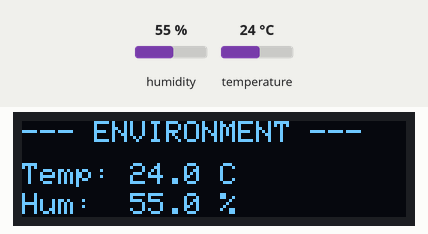
A sketch run on a simulated Arduino Uno, built with avr-gcc and run on an emulated ATmega328P. Parts: 128×32 one-colour display. Inputs (shaded band) come from the test bench; at power-on: humidity 55 %, temperature 24 °C. What the sketch prints to the serial monitor is not drawn.

Above: at 3.2 s.
3.3 s: humidity set to 22 %
At 4.6 s:
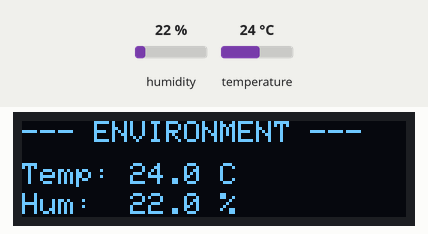
6.0 s: temperature set to 12 °C
At 6.5 s:
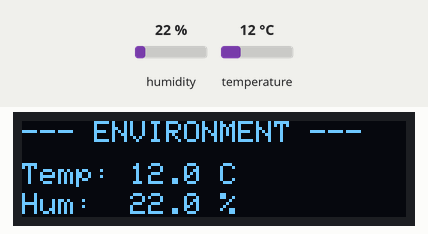
8.7 s: humidity set to 40 %
At 11.4 s:
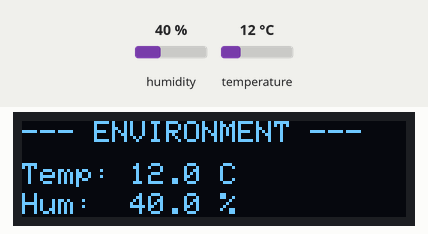
11.7 s: temperature set to 19 °C
At 13.4 s:
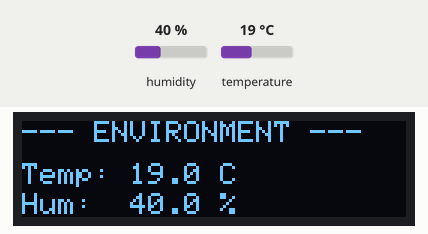
Timing chart, 0 to 14.9 s (numbered marks = the images above; inputs shaded):
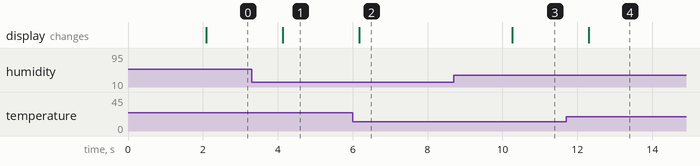

The sketch:

code.ino
```cpp
#include <Wire.h>
#include <Adafruit_GFX.h>
#include <Adafruit_SSD1306.h>
#include "DHT.h"

#define SCREEN_WIDTH 128
#define SCREEN_HEIGHT 32
#define OLED_RESET -1

Adafruit_SSD1306 display(SCREEN_WIDTH, SCREEN_HEIGHT, &Wire, OLED_RESET);

#define DHTPIN 16
#define DHTTYPE DHT11

DHT dht(DHTPIN, DHTTYPE);

void setup() {
  Serial.begin(115200);

  if (!display.begin(SSD1306_SWITCHCAPVCC, 0x3C)) {
    Serial.println(F("SSD1306 allocation failed"));
    for (;;);
  }

  // Welcome Screen
  display.clearDisplay();
  display.setTextSize(1);
  display.setTextColor(SSD1306_WHITE);
  display.setCursor(15, 10);
  display.println("DHT11 Sensor Ready");
  display.display();

  dht.begin();
  delay(2000);
}

void loop() {
  // Read sensor
  float humidity = dht.readHumidity();
  float temp = dht.readTemperature();

  // Serial Monitor
  Serial.print("Temp: ");
  Serial.print(temp);
  Serial.print(" C | ");

  Serial.print("Humidity: ");
  Serial.print(humidity);
  Serial.println(" %");

  display.clearDisplay();
  display.setTextSize(1);
  display.setTextColor(SSD1306_WHITE);

  display.setCursor(0, 0);
  display.println("--- ENVIRONMENT ---");

  if (isnan(humidity) || isnan(temp)) {

    display.setCursor(0, 14);
    display.println("Error: Check Sensor!");

  } else {

    // Temperature
    display.setCursor(0, 14);
    display.print("Temp: ");
    display.print(temp, 1);
    display.println(" C");

    // Humidity
    display.setCursor(0, 24);
    display.print("Hum:  ");
    display.print(humidity, 1);
    display.println(" %");
  }

  display.display();

  delay(2000);
}
```

Measured:
- after the input at 3.3 s, the display: changes after 0.83 s (image 1)
- after the input at 6.0 s, the display: changes after 0.17 s (image 2)
- after the input at 8.7 s, the display: changes after 1.6 s (image 3)
- after the input at 11.7 s, the display: changes after 0.60 s (image 4)
